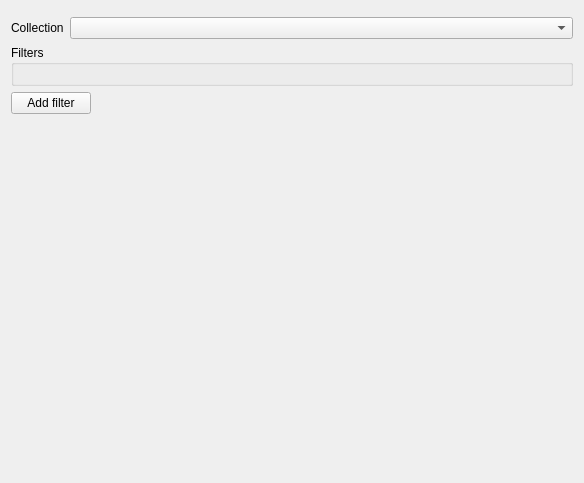
<?xml version="1.0" encoding="UTF-8"?>
<ui version="4.0">
 <class>Form</class>
 <widget class="QWidget" name="Form">
  <property name="geometry">
   <rect>
    <x>0</x>
    <y>0</y>
    <width>584</width>
    <height>483</height>
   </rect>
  </property>
  <property name="windowTitle">
   <string>Advanced  Search</string>
  </property>
  <layout class="QVBoxLayout" name="verticalLayout">
   <item>
    <widget class="QWidget" name="topbar" native="true"/>
   </item>
   <item>
    <layout class="QGridLayout" name="gridLayout">
     <item row="0" column="1">
      <widget class="QComboBox" name="collections_combo"/>
     </item>
     <item row="0" column="0">
      <widget class="QLabel" name="label">
       <property name="sizePolicy">
        <sizepolicy hsizetype="Fixed" vsizetype="Preferred">
         <horstretch>0</horstretch>
         <verstretch>0</verstretch>
        </sizepolicy>
       </property>
       <property name="text">
        <string>Collection</string>
       </property>
      </widget>
     </item>
    </layout>
   </item>
   <item>
    <widget class="QGroupBox" name="groupBox">
     <property name="title">
      <string>Filters</string>
     </property>
     <layout class="QVBoxLayout" name="filters_layout"/>
    </widget>
   </item>
   <item>
    <widget class="QPushButton" name="add_button">
     <property name="sizePolicy">
      <sizepolicy hsizetype="Fixed" vsizetype="Fixed">
       <horstretch>0</horstretch>
       <verstretch>0</verstretch>
      </sizepolicy>
     </property>
     <property name="text">
      <string>Add filter</string>
     </property>
    </widget>
   </item>
   <item>
    <spacer name="verticalSpacer">
     <property name="orientation">
      <enum>Qt::Vertical</enum>
     </property>
     <property name="sizeHint" stdset="0">
      <size>
       <width>20</width>
       <height>40</height>
      </size>
     </property>
    </spacer>
   </item>
   <item>
    <widget class="QWidget" name="toolbar" native="true"/>
   </item>
  </layout>
 </widget>
 <resources/>
 <connections/>
</ui>
